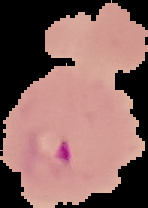
#> input picture data/Parasitized/C100P61ThinF_IMG_20150918_144104_cell_163.png, 148 x 208 px; its folder holds only this picture in this run
$ jupyter execute --allow-errors classification_notebook.ipynb
#> lines starting #> are read from the running program, lines starting #| are printed output that depends on the picture
# Malaria Detection

This notebook is designed to create a model that predicts whether a cell is infected with malaria or not. The dataset used is the [Malaria Cell Images Dataset](https://www.kaggle.com/iarunava/cell-images-for-detecting-malaria) from Kaggle. The dataset contains 27,558 cell images with equal instances of parasitized and uninfected cells. The images are of different sizes.

[cell 1]
# Import libraries and set up source directories
import os
import matplotlib.pyplot as plt
import numpy as np
import pandas as pd
from PIL import Image, ImageOps
from random import randint
from skimage.transform import resize
from skimage import io, img_as_float, color
import seaborn as sns
import concurrent.futures
import gc

root = "../data"
labels = [d for d in os.listdir(root) if os.path.isdir(os.path.join(root, d))]
datapath = []
for label in labels:
    datapath.append(os.path.join(root, label))
datapath

## Introduction

We have 2 classes of images: Uninfected and Parasitized. We will use the following encoding for them:

- 0 for Uninfected
- 1 for Parasitized

> Utility Section

[cell 2]
def load_image(path):
    """Wrapper function for skimage.io.imread parallelization
    The image is returned as a numpy array with shape (M, N, 3) and dtype uint8."""
    return io.imread(path, pilmode="RGB")
#> returned value is the input picture: shape (208, 148, 3); mean R, G, B 136.4, 100.5, 96.2


def load_image_bw(path):
    """Wrapper function for skimage.io.imread parallelization
    The image is returned as a numpy array with shape (M, N) and dtype uint8."""
    return io.imread(path, pilmode="L")

[cell 3]
"""Load the images in parallel using concurrent.futures and store them in different lists both in color and in black and white."""
# We use concurrent.futures to speed up the process, since it is a CPU-bound task
uninf_path = [os.path.join(datapath[0], _) for _ in os.listdir(datapath[0])]
para_path = [os.path.join(datapath[1], _) for _ in os.listdir(datapath[1])]
with concurrent.futures.ProcessPoolExecutor() as executor:
    uninf_imgs = executor.map(load_image, uninf_path)
    para_imgs = executor.map(load_image, para_path)
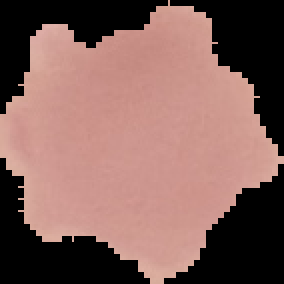
#> input picture data/Uninfected/C101P62ThinF_IMG_20150923_170344_cell_27.png, 142 x 142 px (shown 2 times larger)
#> in load_image, returned value is the input picture: shape (142, 142, 3); mean R, G, B 131.2, 97.1, 91.2
# convert the map object to a list
uninf_imgs = list(uninf_imgs)
#> uninf_imgs = 1 item
para_imgs = list(para_imgs)
#> para_imgs = 1 item
with concurrent.futures.ProcessPoolExecutor() as executor:
    uninf_imgs_bw = executor.map(load_image_bw, uninf_path)
#> in load_image_bw, `return io.imread(path, pilmode="L")`:
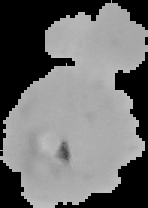
#> returned value: shape (208, 148); min 0, max 195, mean 110.8
    para_imgs_bw = executor.map(load_image_bw, para_path)
#> in load_image_bw (call 2), `return io.imread(path, pilmode="L")`:
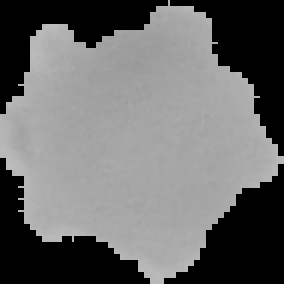
#> returned value: shape (142, 142) (shown 2 times larger); min 0, max 191, mean 106.7
uninf_imgs_bw = list(uninf_imgs_bw)
#> uninf_imgs_bw = 1 item
para_imgs_bw = list(para_imgs_bw)
#> para_imgs_bw = 1 item

[cell 4]
# store rgb channels in separate lists for later use
r_u_list = [img[:, :, 0] for img in uninf_imgs]
#> r_u_list = 1 item
g_u_list = [img[:, :, 1] for img in uninf_imgs]
#> g_u_list = 1 item
b_u_list = [img[:, :, 2] for img in uninf_imgs]
#> b_u_list = 1 item
r_p_list = [img[:, :, 0] for img in para_imgs]
#> r_p_list = 1 item
g_p_list = [img[:, :, 1] for img in para_imgs]
#> g_p_list = 1 item
b_p_list = [img[:, :, 2] for img in para_imgs]
#> b_p_list = 1 item

> Display sample images

We want to see some images to get a feel for the data and to make sure that the data is loaded correctly. We also want to see if there is something detectable by simply looking at the images before we start training a model.

_Using images as dataset means that we have one variable per pixel, and each image is a point in a very high-dimensional space. Single variable distributions and pairwise correlations are completely meaningless and unmanageable._

[cell 5]
# select 10 random integers - we will use them to select images along this initial process
uninf_index = [randint(0, len(os.listdir(datapath[0]))) for _ in range(10)]
para_index = [randint(0, len(os.listdir(datapath[1]))) for _ in range(10)]
# plot the images
fig, ax = plt.subplots(2, 10, figsize=(30, 5))
fig.suptitle("Uninfected and Parasitized Cells", fontsize=16)
#> (the rest of this cell did not finish here and is left out)

[cell 6]
# plot the same images but in grayscale
fig, ax = plt.subplots(2, 10, figsize=(30, 5))
fig.suptitle("Uninfected and Parasitized Cells (grayscale)", fontsize=16)
#> (the rest of this cell did not finish here and is left out)

## Dataset summary

Inspecting the images we can see that:

- Cells are of different shapes and sizes and that the infected cells have some visible violet spots.
- The morphology of the cells is not uniform and the violet spots are not always in the same place.
- The black borders presents in some images are not relevant and should be removed to avoid noise.
- Due to the fact that the color of the cells is not uniform, the violet spots could be more or less visible depending on the background color of the cell. Maybe the grayscale images will be more useful for the model.
- From the grayscale images we can see that the violet spots are darker than the rest of the cell and that the uninfected cells are lighter. This could be useful for the model, maybe with some preprocessing we can make the darker spots more visible.

We will use the grayscale images in the following steps, but we will keep the RGB images for future use.

> Create data structures that will hold the images and their labels

We are going to preprocess the images in order to make them more suitable for the model. Using the grayscale images we will:

1. Remove black borders.
2. Resize the images to standardize the size.
3. (next) Standardize the images using sklearn.preprocessing scalers. We will cross-validate the best scaler for our model.

**Note:** This process is also useful to reduce computation time when training the model.

[cell 7]
"""
    Preprocessing functions to transform an image to be used in the model.
    We will use other functions later like sklearn scalers.
"""


def remove_background(image):
    """Remove the black background of the image. The function takes the image and the threshold value. If the pixel is below the threshold, it is set to 0.
    Args:
        image (np.ndarray): image to be processed loaded with skimage.io.imread
    """
    return np.where(image == 0.0, np.max(image), image)
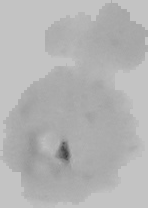
#> returned value: shape (208, 148); min 57, max 195, mean 180


def make_dataset(image, size=48):
    """Preprocessing function to transform an image to be used in the model. The steps are:
    1. Remove the black background
    2. Resize the image to the desired size
    We remove the black background before resizing the image to avoid having black borders in the resized image due to the interpolation maked by the resize function.
    The image is then flattened to be used in the model.
    Args:
        image (np.ndarray): image to be processed loaded with skimage.io.imread
        size (int): desired size of the image, the image will be resized to (size, size)
    """
    img = remove_background(image)
    img = resize(img, (size, size), anti_aliasing=True)
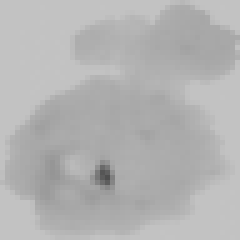
#> img: shape (48, 48) float64 (shown 5 times larger); min 0.313, max 0.765, mean 0.706
    return np.asarray(img).flatten()

[cell 8]
# make a first preprocessing step to remove the black background and resize the images so that they have the same size and can be used as input for the model
with concurrent.futures.ProcessPoolExecutor() as executor:
    u = np.asarray(list(executor.map(make_dataset, uninf_imgs_bw)))
    p = np.asarray(list(executor.map(make_dataset, para_imgs_bw)))
#> in remove_background (call 2), `return np.where(image == 0.0, np.max(image), image)`:
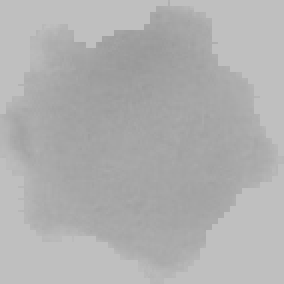
#> returned value: shape (142, 142) (shown 2 times larger); min 153, max 191, mean 176.3
del (
    datapath,
    label,
    labels,
    uninf_path,
    para_path,
    uninf_imgs,
    para_imgs,
    uninf_imgs_bw,
    para_imgs_bw,
    ax,
    fig,
    i,
    executor,
)
gc.collect()
# create matrix of features from the numpy vectors
X = np.concatenate((u, p))
# create matrix of labels from the numpy vectors length
y = np.concatenate((np.zeros(len(u)), np.ones(len(p)))).reshape(-1, 1)
#> y = [0, 1]
# pandas dataframe
df = pd.DataFrame(data=X, columns=range(np.shape(X)[1])).merge(
    pd.DataFrame(data=y, columns=["labels"]), left_index=True, right_index=True
)
#> df = table of 2 rows and 2305 columns
# df.head()

[cell 9]
# store the dataframe in a csv file
# df.to_csv(os.path.join(root,"data.csv"), index=False)

Simple check on the distribution of the labels in the training and test sets. This will lead to see that our dataset is balanced.

[cell 10]
# Count the number of uninfected and infected cells
plt.figure(figsize=(5, 2), dpi=100)
plt.title("Number of infected (1) and uninfected (0) cells")
sns.countplot(y=df["labels"], palette="Set2")
print(
    "Is the dataset balanced? ",
    "Yes" if df["labels"].value_counts()[0] == df["labels"].value_counts()[1] else "No",
)
#| Is the dataset balanced?  Yes
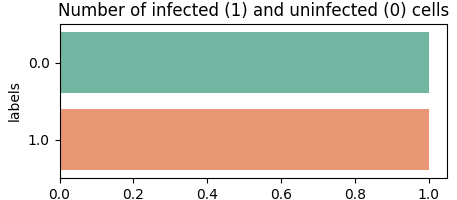
#> figure drawn by matplotlib, 1 panel
